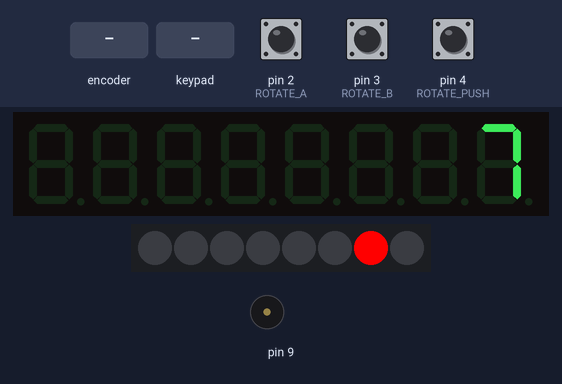
Bench run of a sketch on a simulated Arduino Uno, built with avr-gcc and run on an emulated ATmega328P. Shown: 8-digit seven-segment display, 8 RGB LEDs in strip order, left to right, buzzer (waves = sounding). Inputs (shaded band) come from the test bench; at power-on: pin 4 (ROTATE_PUSH) HIGH, pin 2 (ROTATE_A) HIGH, pin 3 (ROTATE_B) HIGH.

Above: at 1.2 s.
1.3 s: pin 4 (ROTATE_PUSH) pulled LOW for 3.2 s
6.0 s: rotary encoder on pin 2 (ROTATE_A) / pin 3 (ROTATE_B) turned 3 steps (first pin leading)
At 7.0 s:
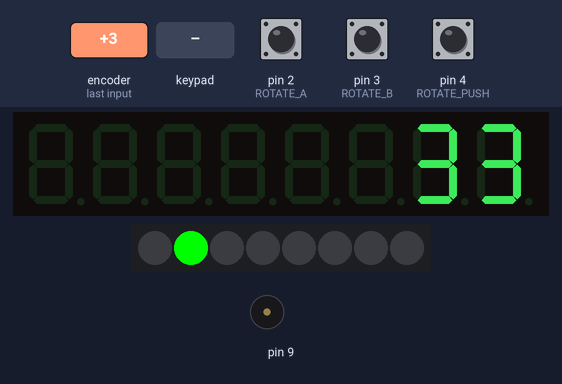
8.1 s: rotary encoder on pin 2 (ROTATE_A) / pin 3 (ROTATE_B) turned 1 step (first pin leading)
At 9.4 s:
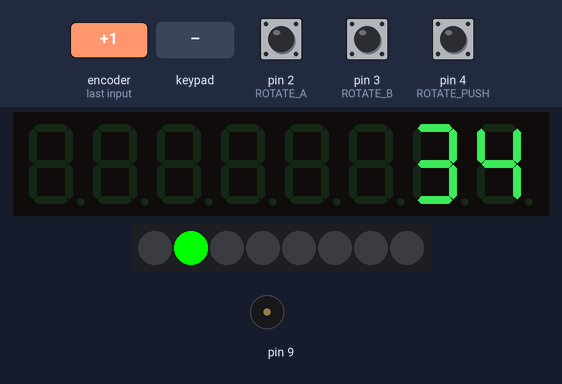
9.8 s: keypad keys 1 2 3 4 pressed 0.4 s apart
At 9.87 s:
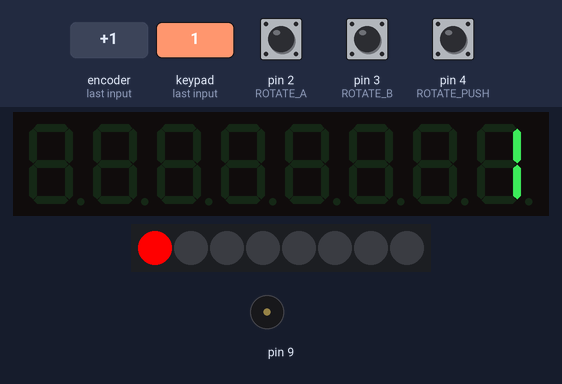
12.9 s: pin 4 (ROTATE_PUSH) pulled LOW for 0.15 s
At 13.09 s:
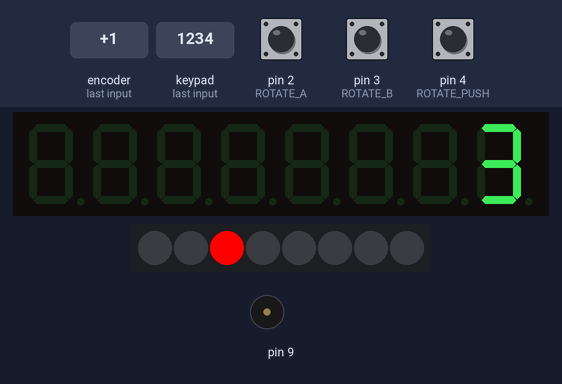
Timing chart, 0 to 14.6 s (numbered marks = the images above; inputs shaded):
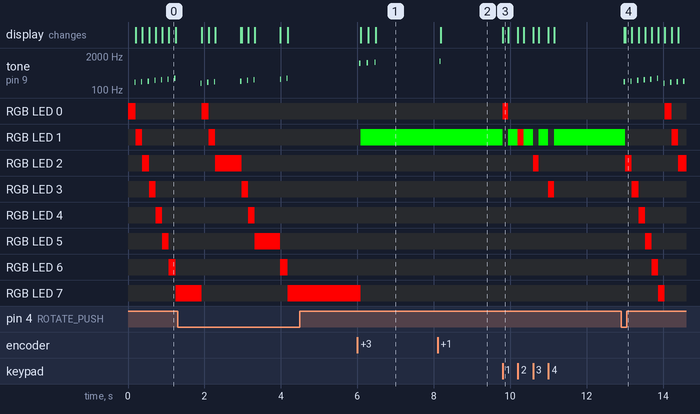

Measured:
- after the input at 6.0 s, tone on pin 9: plays 1047 Hz for 0.03 s, 1109 Hz for 0.03 s, 1175 Hz for 0.03 s, starting after 0.05 s; RGB LED 1: off → RGB(0, 255, 0) after 0.08 s; RGB LED 7: RGB(255, 0, 0) → off after 0.08 s; the display: first changes after 0.08 s (image 1 shows a later state)
- after the input at 8.1 s, tone on pin 9: silent → 1245 Hz after 0.05 s, → silent 0.03 s later; the display: changes after 0.09 s (image 2)
- after the input at 9.8 s, RGB LED 0: off → RGB(255, 0, 0) at once, → off 0.15 s later; RGB LED 1: RGB(0, 255, 0) → off at once, → RGB(0, 255, 0) 0.15 s later, → RGB(255, 0, 0) 0.25 s later, → RGB(0, 255, 0) 0.15 s later, … (8 changes in this stretch)
- after the input at 12.9 s, tone on pin 9: plays 208 Hz for 0.03 s, 220 Hz for 0.03 s, 233 Hz for 0.03 s, 247 Hz for 0.03 s, 262 Hz for 0.03 s, 277 Hz for 0.03 s … (10 notes in this stretch), starting after 0.08 s; RGB LED 0: off → RGB(255, 0, 0) after 1.1 s, → off 0.17 s later
- by itself, tone on pin 9: plays 185 Hz for 0.03 s, 196 Hz for 0.03 s, 208 Hz for 0.03 s, 220 Hz for 0.03 s, 233 Hz for 0.03 s, 247 Hz for 0.03 s … (8 notes in this stretch)

The sketch:

sequencer.ino
```cpp
// lib for LED & KEY board
// constructor params: data DIO, clock CLK, strobe STB, activate, brightness 0-7
#include <TM1638.h>
TM1638 led(7, 6, 5, true, 0);

#include <TimerOne.h>
TimerOne t;

#include "notes.h"

// pins for rotary encoder
#define ROTATE_A    2
#define ROTATE_B    3
#define ROTATE_PUSH 4

boolean stopped = false;
unsigned long lastPushMillis = 0;
#define DEBOUNCE_PUSH_MILLIS 500

// first eight slots are notes
// then speed and duration
unsigned int slot[10]   = {1, 2, 3, 4, 5, 6, 7, 8, 15, 30};
volatile byte slotIndex = 0;

unsigned long speeds[20] = {
  2219000,
  1849000,
  1540000,
  1284000,
  1070000,
  892000,
  743000,
  619000,
  516000,
  430000,
  358000,
  299000,
  249000,
  207000,
  173000,
  144000,
  120000,
  100000,
  83300,
  69400,
};
int maxSpeedIndex = sizeof(speeds) / sizeof(*speeds) - 1;


volatile unsigned int encoderPos = 0;  // a counter for the dial
unsigned int lastReportedPos = 1;   // change management
static boolean rotating = false;    // debounce management

// interrupt service routine vars
boolean A_set = false;
boolean B_set = false;


void setup() {
  // default interrupt every second
  t.initialize(speeds[slot[8]]);
  t.attachInterrupt(nextSlot);

  pinMode(ROTATE_A, INPUT);
  pinMode(ROTATE_B, INPUT);
  pinMode(ROTATE_PUSH, INPUT);
  // turn on pullup resistors
  digitalWrite(ROTATE_A, HIGH);
  digitalWrite(ROTATE_B, HIGH);
  digitalWrite(ROTATE_PUSH, HIGH);

  // encoder pin on interrupt 0 (pin 2)
  attachInterrupt(0, doEncoderA, CHANGE);
  // encoder pin on interrupt 1 (pin 3)
  attachInterrupt(1, doEncoderB, CHANGE);

  Serial.begin(9600);  // output
}

void loop() {
  rotating = true;
  byte pressed = getButton(&led);

  if (pressed > 7) { // greater than seven is no press
    //Serial.println(slotIndex);
    led.setLEDs(1 << slotIndex);
    led.setDisplayToSignedDecNumber(slot[slotIndex], 0, false);
    if (stopped)
      updateDuration();
    else
      updateSpeed();
  }
  else {
    slotUpdated(pressed);
    led.setLEDs(1 << pressed);
    led.setDisplayToSignedDecNumber(slot[pressed], 0, false);
  }

  if (digitalRead(ROTATE_PUSH) == LOW and millis() - lastPushMillis > DEBOUNCE_PUSH_MILLIS)  {
    stopped = ! stopped;
    lastPushMillis = millis();
  }
}

void updateSpeed() {
  // store speed in slot 8
  // only alter speed when going
  if (slotUpdated(8) and !stopped) {
    if (slot[8] > maxSpeedIndex) {
      slot[8] = maxSpeedIndex;
    }
    else {
      t.setPeriod(speeds[slot[8]]);
    }
  }
}

void updateDuration() {
  // store speed in slot 9
  if (slotUpdated(9) and stopped) {
    if (slot[9] < 5)
      slot[9] = 5;
  }
}

void nextSlot() {
  if (stopped) return;

  slotIndex = (slotIndex + 1) % 8;

  // short circuit sequence if found zero in slot
  if (slot[slotIndex] == 0 and slotIndex > 1) {
    slotIndex = 0;
  }
  tone(9, notes[slot[slotIndex]], slot[9]);
}

boolean slotUpdated(byte button) {
  boolean hasChanged = false;
  if (encoderPos != lastReportedPos) {
    if (encoderPos > lastReportedPos) {
      if (slot[button] < maxNotesIndex) {
        slot[button]++;
        hasChanged = true;
      }
    }
    else {
      slot[button] and slot[button]--;
      hasChanged = true;
    }
    lastReportedPos = encoderPos;
  }
  if (hasChanged and stopped) {
    tone(9, notes[slot[button]], slot[9]);
    slotIndex = button;
  }

  return hasChanged;
}


// Interrupt on A changing state
void doEncoderA() {
  // debounce
  if ( rotating ) delay (1);  // wait a little until the bouncing is done

  // Test transition, did things really change?
  if ( digitalRead(ROTATE_A) != A_set ) { // debounce once more
    A_set = !A_set;

    // adjust counter + if A leads B
    if ( A_set && !B_set )
      encoderPos += 1;

    rotating = false;  // no more debouncing until loop() hits again
  }
}

// Interrupt on B changing state, same as A above
void doEncoderB() {
  if ( rotating ) delay (1);
  if ( digitalRead(ROTATE_B) != B_set ) {
    B_set = !B_set;
    //  adjust counter - 1 if B leads A
    if ( B_set && !A_set )
      encoderPos -= 1;
    rotating = false;
  }
}

byte getButton(TM1638 * board) {
  switch (board->getButtons()) {
    case 1:   return 0;
    case 2:   return 1;
    case 4:   return 2;
    case 8:   return 3;
    case 16:  return 4;
    case 32:  return 5;
    case 64:  return 6;
    case 128: return 7;
    default:  return 8;
  }
}
```

notes.h
```cpp
int notes[] = {
//31, 33, 35, 37, 39, 41, 44, 46, 49, 52, 55, 58, 62, 65, 69, 73, 78, 82,
  /*
    F     F#     G   G#      A    A#   B    C    C#   D    D#   E
  */
  // 87,     93,   98,  104,  110,  117, 123, 131, 139, 147, 156, 165,
  175,   185,  196,  208,  220,  233, 247, 262, 277, 294, 311, 330,
  349,   370,  392,  415,  440,  466, 494, 523, 554, 587, 622, 659,
  698,   740,  784,  831,  880,  932, 988, 1047, 1109, 1175, 1245, 1319,
  1397, 1480, 1568, 1661, 1760, 1865, 1976, 2093, 2217, 2349, 2489, 2637,
  2794, 2960, 3136, 3322, 3520, 3729, 3951, 4186, 4435, 4699, 4978, 5257
};

int maxNotesIndex = sizeof(notes)/sizeof(*notes) - 1;
```
